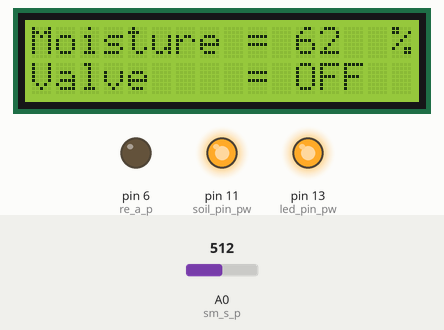
The sketch below on a simulated Arduino Uno, built with avr-gcc and run on an emulated ATmega328P. On the bench: 16×2 character LCD, output pins drawn as LEDs (lit = HIGH). The inputs (shaded band) are chosen by the test bench; at power-on: A0 (sm_s_p) = 512. Pins used as bus, display or sensor lines are not drawn; what the sketch prints to the serial monitor is not drawn.

Above: at 4.2 s.
4.3 s: A0 (sm_s_p) set to 593
At 12.1 s:
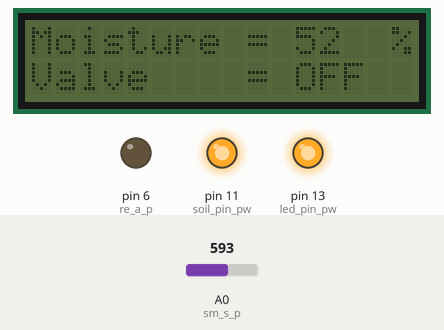
12.6 s: A0 (sm_s_p) set to 626
At 19.6 s:
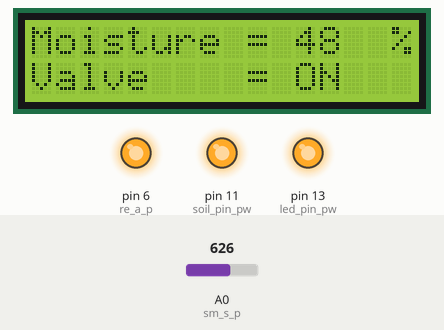
20.7 s: A0 (sm_s_p) set to 716
At 23.2 s:
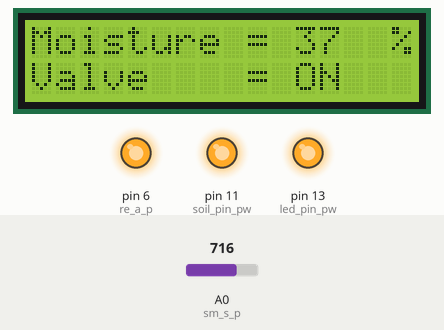
28.7 s: A0 (sm_s_p) set to 511
At 35.5 s:
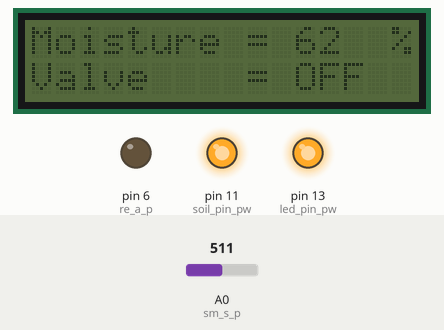
Timing chart, 0 to 37.0 s (numbered marks = the images above; inputs shaded):
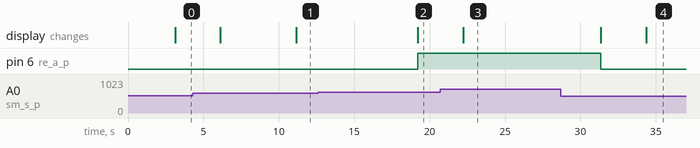

Measured:
- the behaviour switches between 611 and 612 on A0 (sm_s_p) (found by bisection; images 1 and 2)
- after the input at 4.3 s, the display: first differs from a run without the input after 6.9 s (image 1)
- after the input at 12.6 s, pin 6 (re_a_p): LOW → HIGH after 6.6 s; the display: changes after 6.6 s (image 2)
- after the input at 20.7 s, the display: changes after 1.5 s (image 3)
- after the input at 28.7 s, pin 6 (re_a_p): HIGH → LOW after 2.7 s; the display: first changes after 2.7 s (image 4 shows a later state)

The sketch:

garden_ai.ino
```cpp
/*
Version : 1.0.0.1
*/
#include <Wire.h>
#include <LiquidCrystal_I2C.h>        //Declare Library screen I2C

LiquidCrystal_I2C lcd(0x27, 16, 2);   //Set the LCD address to 0x27 for a 16 chars and 2 line display

int sm_s_p = A0;      //Pin of Soil Moisture Sensor (analog)
int sm_s_ov ;         //Soil Moisture Sensor output value (analog value 0-1023)
int sm_s_ov_temp;
int re_a_p = 6;         //Pin of Relay Module (digital)
int sm_chk = 50;      //Condition check percentage moisture value

int led_pin_pw = 13;
int lcd_pin_pw = 12;
int soil_pin_pw = 11;

void setup(){
  Serial.begin(9600);

  pinMode(led_pin_pw, OUTPUT);      //LED
  digitalWrite(led_pin_pw, HIGH);
  pinMode(lcd_pin_pw, OUTPUT);      //LCD
  digitalWrite(lcd_pin_pw, HIGH);
  pinMode(soil_pin_pw, OUTPUT);     //Soil
  digitalWrite(soil_pin_pw, HIGH);

  pinMode(re_a_p, OUTPUT);    //Set Pin connected to Relay as an OUTPUT
  digitalWrite(re_a_p, LOW);  //Set Pin to LOW to turn Relay OFF

  lcd.begin();                    // initialize the LCD
  lcd.setCursor(3, 0);
  lcd.print("V 1.0.0.1");
  lcd.setCursor(0, 1);
  lcd.print("Initialize LCD");

  Serial.println("Reading From the Sensor ...");
  delay(3000);
}

void loop(){
  do {
    sm_s_ov = analogRead(sm_s_p);       //Get value from Soil Moisture Sensor
    sm_s_ov_temp = sm_s_ov;
    sm_s_ov = map(sm_s_ov,1023,200,0,100); //Map Moisture value to percentage, 550(550-1023) = 0%(dry soil) and 0 = 100%(moisture soil)
    Serial.println("Moisture value(0-1023) = "+String(sm_s_ov_temp));
    Serial.println("Moisture value of percentage = "+String(sm_s_ov));

    lcd.clear();
    lcd.setCursor(0, 0);
    lcd.print("Moisture =     %");
    lcd.setCursor(11, 0);
    lcd.print(sm_s_ov);
    lcd.setCursor(0, 1);
    lcd.print("Valve    = ");

    if(sm_s_ov < sm_chk) {
      /*
      Dry soil
      Soil Moisture Sensor output value less than condition percentage moisture value
      Open Solenoid Valve
      */
      lcd.backlight();
      digitalWrite(re_a_p, HIGH);   //Turn Relay ON. Valve ON.
      lcd.setCursor(11, 1);
      lcd.print("ON");
      Serial.println("Relay is ON. Solenoid Valve is ON.");
    } else {
      digitalWrite(re_a_p, LOW);        //Turn Relay OFF. Valve OFF.
      lcd.setCursor(11, 1);
      lcd.print("OFF");
      Serial.println("Relay is OFF. Solenoid Valve is OFF.");
    }
    delay(3000);
  } while (sm_s_ov <= sm_chk);
  lcd.noBacklight();
  Serial.println("Exit Do While Loop.");
  delay(5000);
}
```
